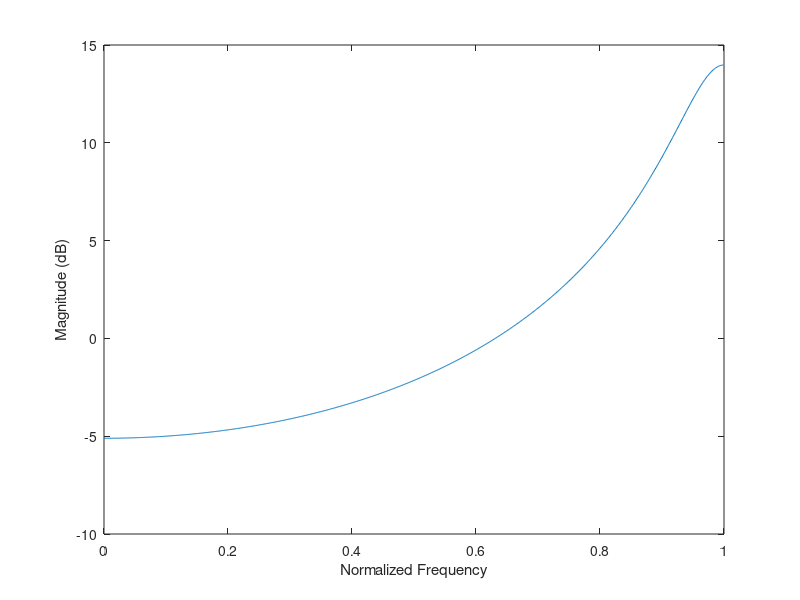

Write MATLAB code to recreate this figure.
clc;



b = [1];
a = [1 .8];

[h1,w] = freqz(b,a,1001);
plot(w/pi,20*log10(abs(h1)))
ax = gca;

xlabel('Normalized Frequency')
ylabel('Magnitude (dB)')